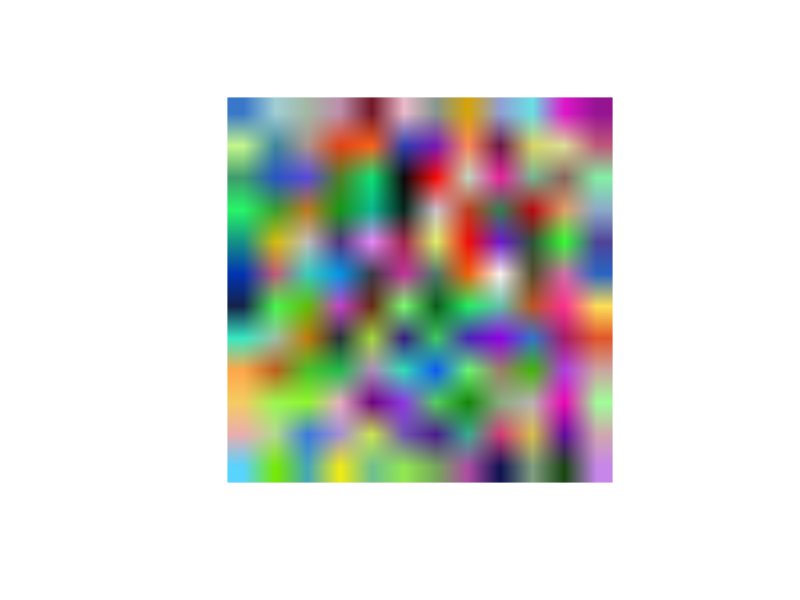

Generate this figure with R:
## ---- chunk 1
knitr::opts_chunk$set(fig.width = 10, fig.height = 5,
                      comment = NA, cache = TRUE) 
options(rt.theme = "lightgrid")
options(rt.fit.theme = "lightgrid")
## ---- chunk 2
old.hooks <- fansi::set_knit_hooks(knitr::knit_hooks)
options(crayon.enabled = TRUE)
## ---- chunk 3
(x1 <- c(1, 3, 5, 7))
class(x1)
typeof(x1)
## ---- chunk 4
(x2 <- 1:10)
(x3 <- rnorm(10))
(x4 <- seq(0, 1, .1))
seq(10)
(x5 <- sample(seq(100), 20))
## ---- chunk 5
seq(1, 10, .5)
## ---- chunk 6
(seq(12))
(seq_len(12))
## ---- chunk 7
seq_along(iris)
1:ncol(iris)
## ---- chunk 8
seq(-5, 12, length.out = 11)
## ---- chunk 9
x <- vector(length = 10)
x <- vector("numeric", 10)
x <- vector("list", 10)
## ---- chunk 10
x <- matrix(sample(seq(1000), 30), nrow = 10, ncol = 3)
x
class(x)
## ---- chunk 11
x <- matrix(1:20, nrow = 10, ncol = 2, byrow = FALSE)
x
## ---- chunk 12
x <- matrix(1:20, nrow = 10, ncol = 2, byrow = TRUE)
x
## ---- chunk 13
(x <- matrix(NA, nrow = 6, ncol = 4))
(x <- matrix(0, nrow = 6, ncol = 4))
## ---- chunk 14
x <- cbind(1:10, 11:20, 41:50)
x
## ---- chunk 15
x <- rbind(1:10, 11:20, 41:50)
x
## ---- chunk 16
x <- list(one = 1:4,
          two = sample(seq(0, 100, .1), 10),
          three = c("mango", "banana", "tangerine"),
          four = median)
class(x)
str(x)
## ---- chunk 17
x <- list(alpha = letters[sample(26, 4)],
          beta = sample(12),
          gamma = list(i = rnorm(10),
                       j = runif(10),
                       j = seq(0, 1000, length.out = 10)))
x
## ---- chunk 18
x <- vector("list", 4)
x
## ---- chunk 19
x <- data.frame(Feat_1 = 1:5,
                Feat_2 = rnorm(5),
                Feat_3 = paste0("rnd_", sample(seq(100), 5)))
x
class(x)
str(x)
class(x$Feat_1)
## ---- chunk 20
mat <- matrix(1:100, 10)
length(mat)
df <- as.data.frame(mat)
length(df)
## ---- chunk 21
x <- 1:10
xa <- array(1:10, dim = 10)
class(x)
is.vector(x)
class(xa)
is.vector(xa)
## ---- chunk 22
x <- array(1:40, dim = c(10, 4))
class(x)
dim(x)
## ---- chunk 23
(x <- array(1:60, dim = c(5, 4, 3)))
class(x)
## ---- chunk 24
x <- array(1:60,
            dim = c(5, 4, 3),
            dimnames = list(letters[1:5],
                            c("alpha", "beta", "gamma", "delta"),
                            c("x", "y", "z")))
## ---- chunk 25
x <- array(sample(1:255, 432, TRUE), dim = c(12, 12, 3))
par("pty")
par(pty = "s")
plot(NULL, NULL,
     xlim = c(0, 100), ylim = c(0, 100),
     axes = F, ann = F, pty = "s")
rasterImage(x/255, 0, 0, 100, 100)
## ---- chunk 26
attributes(iris)
## ---- chunk 27
(x <- c(1:10))
attr(x, "name") <- "Very special vector"
## ---- chunk 28
x
## ---- chunk 29
str(x)
## ---- chunk 30
x <- rnorm(10)
names(x)
names(x) <- paste0("Value", seq(x))
x
## ---- chunk 31
x <- matrix(1:15, 5)
colnames(x)
rownames(x)
colnames(x) <- paste0("Feature", seq(3))
rownames(x) <- paste0("Case", seq(5))
x
## ---- chunk 32
x <- list(HospitalName = "CaliforniaGeneral",
          ParticipatingDepartments = c("Neurology", "Psychiatry", "Neurosurgery"),
          PatientIDs = 1001:1253)
names(x)
## ---- chunk 33
names(x) <- c("Hospital", "Departments", "PIDs")
x
## ---- chunk 34
colnames(iris)
names(iris)
